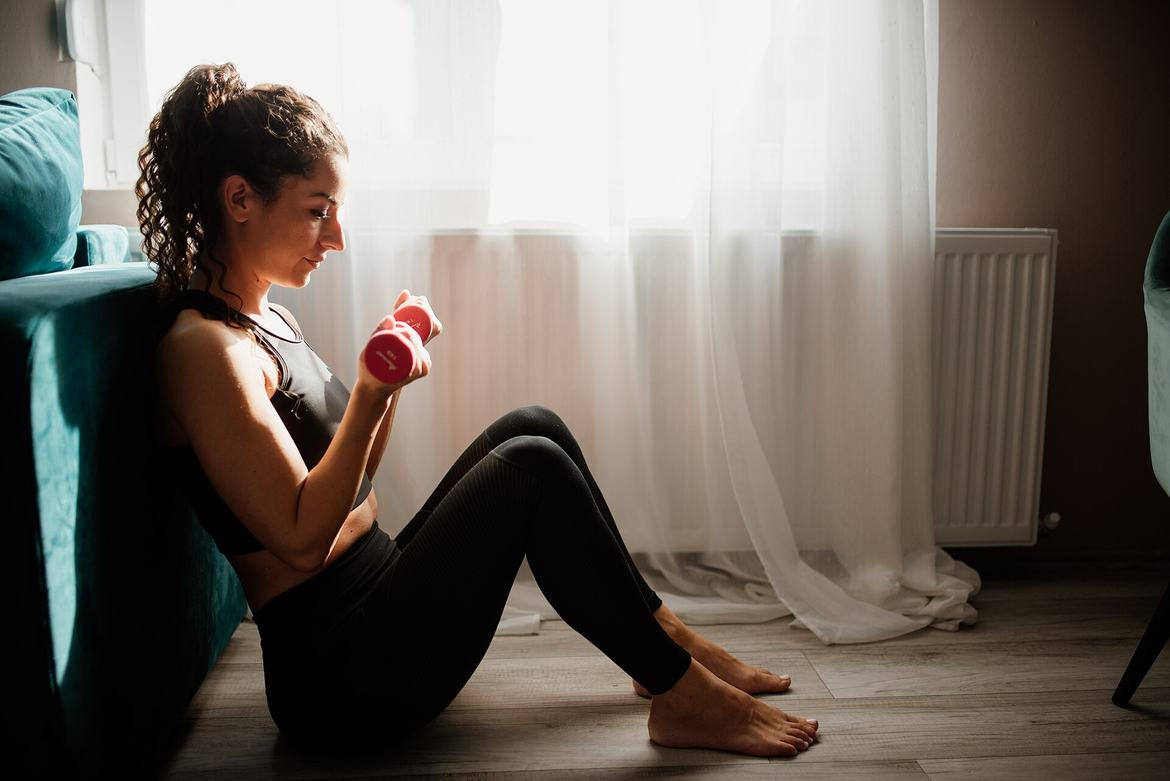
#> input picture assets/images/home-hero.jpg, 1170 x 781 px
$ python -i optimize.py   (imports and definitions only)
#> lines starting #> are read from the running program, lines starting #| are printed output that depends on the picture
#!/usr/bin/env python3
"""Turn generated athlete photography into the "Select Training Plan" card assets the app ships.

Usage:  python3 scripts/plan-photos/optimize.py <source-dir>

Every source file must be named after a program id (belly.png, abs.png, sixpack.png). For each one it
writes assets/images/plans/<id>.webp: a 3:4 portrait crop centred on the athlete, 600px wide (3x the
right-hand photo panel of the expanded plan card, which shows it with contentFit="cover").
"""
import sys
from pathlib import Path

from PIL import Image

RATIO, WIDTH, QUALITY = 0.75, 600, 80
# Horizontal centre of the athlete per source (fraction of the width).
CENTRE_X = {"belly": 0.52, "abs": 0.50, "sixpack": 0.50}
ROOT = Path(__file__).resolve().parents[2]
OUT = ROOT / "assets" / "images" / "plans"


def main(src: Path) -> int:
    files = sorted(p for p in src.iterdir() if p.suffix.lower() in {".png", ".jpg", ".jpeg", ".webp"} and p.stem in CENTRE_X)
    if not files:
        print(f"no plan images ({', '.join(sorted(CENTRE_X))}) in {src}")
        return 1
    OUT.mkdir(parents=True, exist_ok=True)
    for f in files:
        img = Image.open(f).convert("RGB")
        w, h = img.size
        crop_w = round(h * RATIO)
        left = min(max(round(w * CENTRE_X[f.stem] - crop_w / 2), 0), w - crop_w)
        out = img.crop((left, 0, left + crop_w, h)).resize((WIDTH, round(WIDTH / RATIO)), Image.LANCZOS)
        dest = OUT / f"{f.stem}.webp"
        out.save(dest, "WEBP", quality=QUALITY, method=6)
        print(f"  {dest.relative_to(ROOT)} {out.size[0]}x{out.size[1]} ({dest.stat().st_size // 1024} KB)")
    return 0


# [5 lines not run here, left out]

>>> import cv2
>>> picture = cv2.imread('../../assets/images/home-hero.jpg', cv2.IMREAD_GRAYSCALE)
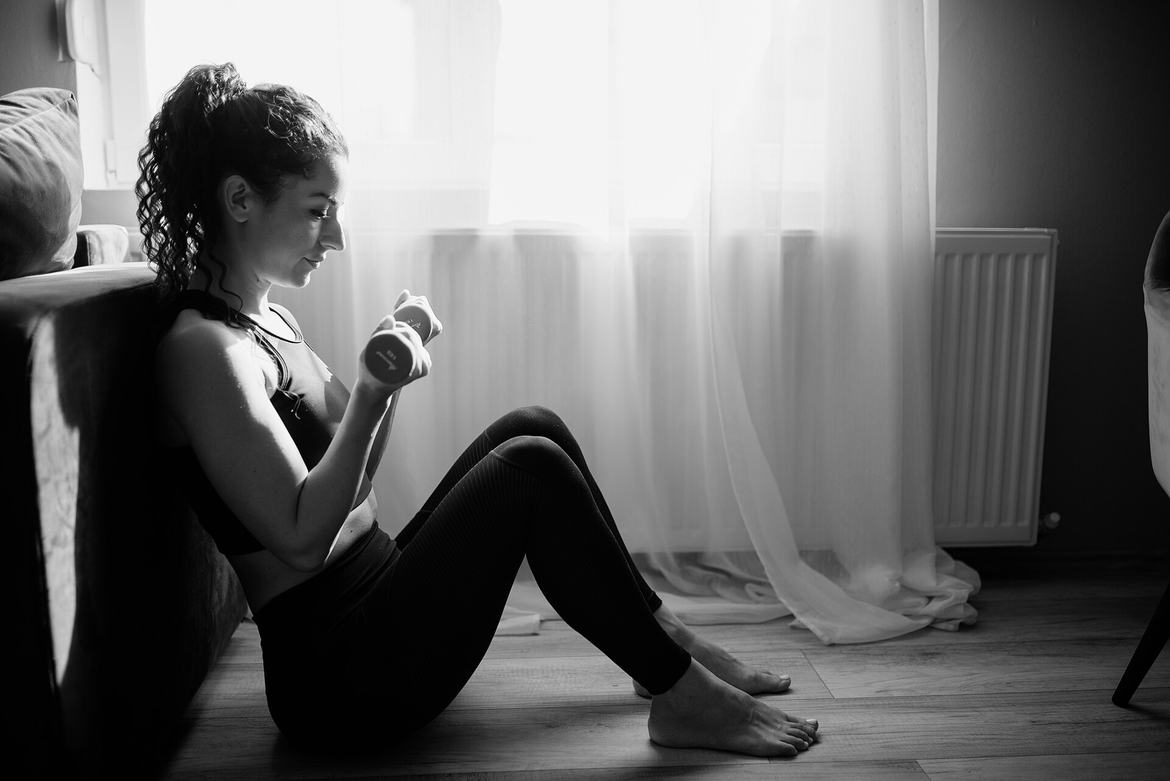
#> picture: shape (781, 1170); min 0, max 255, mean 106.9
#> (the run stopped early here; a loop or call above may not have finished)

$ run again, on assets/images/activities/cricket.webp
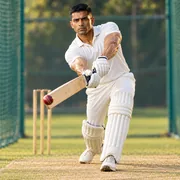
#> input picture assets/images/activities/cricket.webp, 180 x 180 px
#> `picture = cv2.imread('../../assets/images/home-hero.jpg', cv2.IMREAD_G..`:
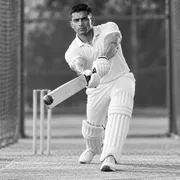
#> picture: shape (180, 180); min 0, max 255, mean 136.8

$ run again, on assets/images/activities/cycling.webp
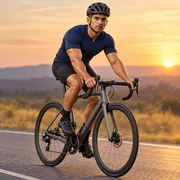
#> input picture assets/images/activities/cycling.webp, 180 x 180 px
#> `picture = cv2.imread('../../assets/images/home-hero.jpg', cv2.IMREAD_G..`:
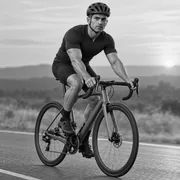
#> picture: shape (180, 180); min 0, max 252, mean 139.2

$ run again, on assets/images/areas/abs-beginner.webp
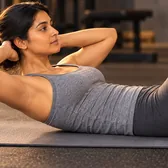
#> input picture assets/images/areas/abs-beginner.webp, 168 x 168 px
#> `picture = cv2.imread('../../assets/images/home-hero.jpg', cv2.IMREAD_G..`:
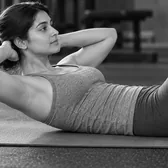
#> picture: shape (168, 168); min 0, max 252, mean 94.1
